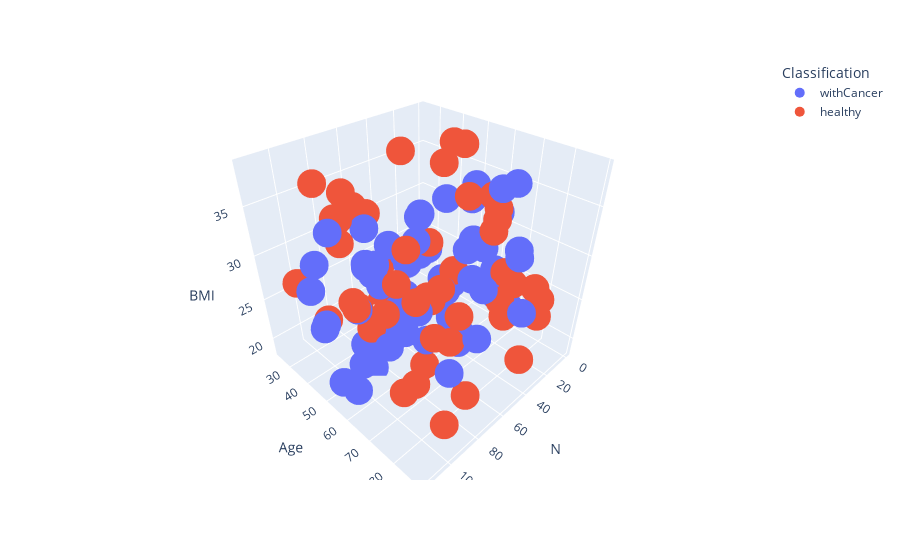
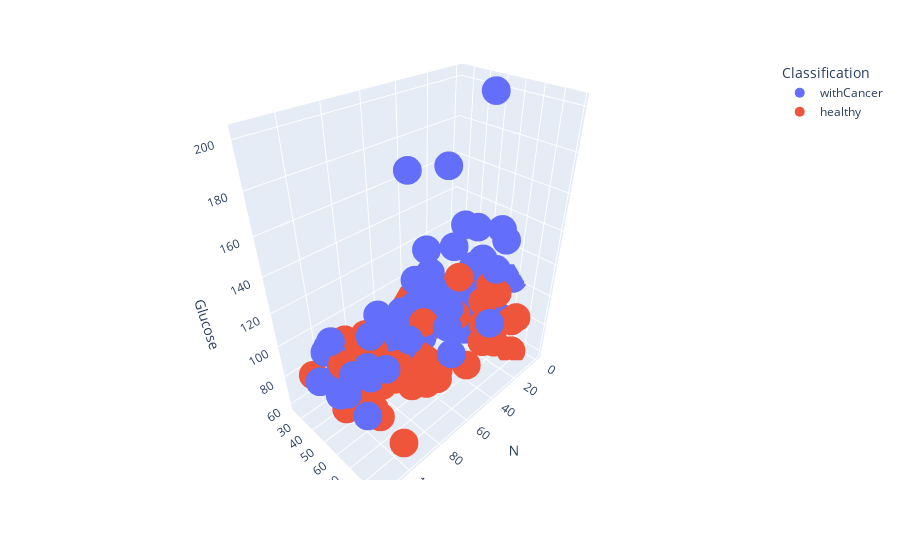
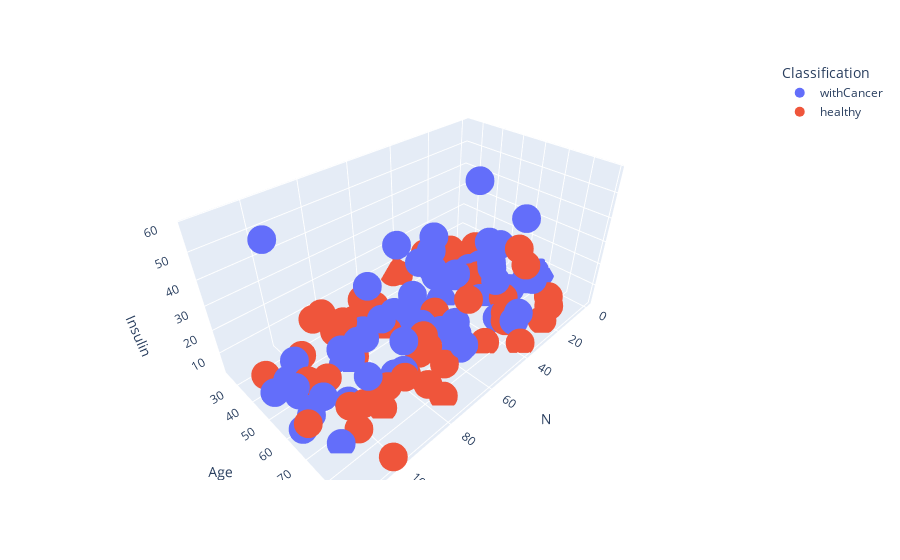
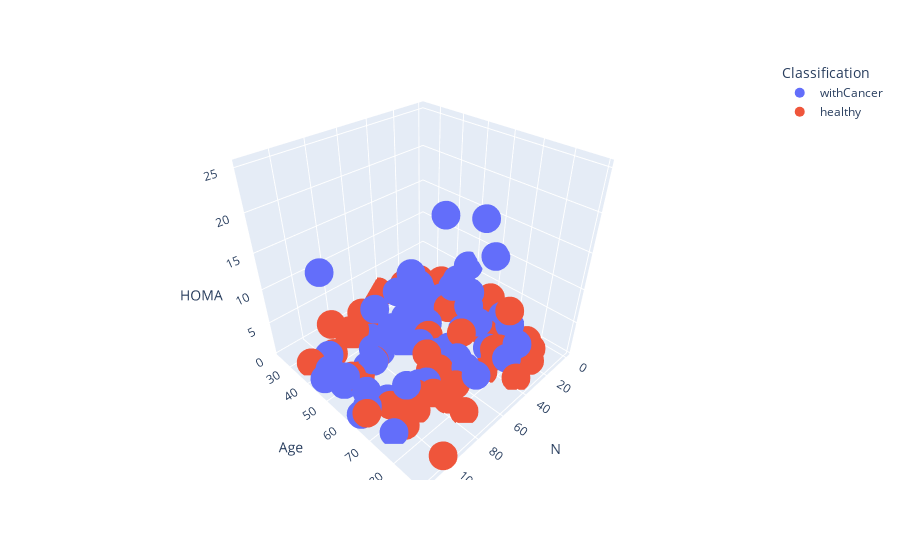

Notebook cell for these charts, in order:
### Markdown cell above
### Recolha de dados

### Code cell
# 64 patients with breast cancer and 52 healthy controls, 116 in total
# 1 - paciente sem cancro, 2 - paciente com cancro

file = pd.read_excel("../Data/dataR2.XLSX")
file = file.sample(frac=1).reset_index(drop=True) #Shuffle data
DataSet = pd.DataFrame(data=file.dropna()) #Remove NaN because of initial empty lines

# Find the indexes where the differente class samples are located
ixHealthy = np.where(DataSet['Classification'] == 1)
ixWithCancer = np.where(DataSet['Classification'] == 2)

# Define classes
Classes = ["healthy","withCancer"]

DataSet['Classification'].iloc[ixHealthy] = Classes[0]
DataSet['Classification'].iloc[ixWithCancer] = Classes[1] 

for w in DataSet.columns:
    for i in DataSet.columns: 
        if w == 'Classification' or i == 'Classification' or w == i:
            continue
        fig = px.scatter_3d(x = DataSet.index, y = DataSet[w], z = DataSet[i], color = DataSet['Classification'], labels=dict(x = "N", y = w, z = i , color = "Classification"))
        #fig = px.scatter_3d(x = CorkStopp["N.1"], y = CorkStopp["ARM"],z = CorkStopp["PRM"],color = CorkStopp['C'], labels=dict(x = "N", y = "ARM", color = "Cork Stoppers"))

        fig.update_traces(marker_size=10)
        fig.show()

### Figure 1 — Plotly figure (JSON) as saved in the notebook; plotly's stock layout.template omitted (floating-point values rounded to 4 significant figures)
{"data": [{"hovertemplate": "Classification=withCancer<br>N=%{x}<br>Age=%{y}<br>BMI=%{z}<extra></extra>", "legendgroup": "withCancer", "marker": {"color": "#636efa", "size": 10, "symbol": "circle"}, "mode": "markers", "name": "withCancer", "scene": "scene", "showlegend": true, "type": "scatter3d", "x": [0, 2, 3, 6, 9, 10, 11, 12, 15, 17, 18, 19, 21, 26, 27, 28, 29, 30, 35, 36, 37, 39, 40, 42, 45, 46, 48, 50, 51, 52, 53, 54, 55, 56, 57, 58, 59, 60, 63, 65, 70, 71, 73, 74, 79, 80, 81, 83, 87, 89, 93, 94, 95, 99, 101, 104, 106, 107, 108, 109, 110, 112, 113, 115], "y": [68, 48, 60, 45, 40, 68, 45, 72, 42, 45, 66, 57, 58, 46, 65, 59, 34, 72, 73, 81, 43, 48, 44, 86, 48, 62, 49, 45, 44, 45, 69, 62, 52, 54, 72, 75, 42, 46, 51, 82, 41, 49, 40, 85, 49, 46, 71, 69, 51, 49, 55, 86, 71, 65, 38, 59, 44, 43, 51, 74, 54, 65, 45, 64], "z": [21.08, 31.25, 31.23, 21.3, 30.84, 35.56, 20.83, 29.14, 21.36, 20.26, 26.56, 34.84, 29.15, 20.83, 29.67, 28.67, 24.24, 25.59, 37.11, 31.64, 26.56, 28.12, 19.56, 27.18, 32.46, 22.66, 32.46, 26.85, 27.89, 23.14, 21.51, 26.84, 30.8, 24.22, 23.62, 30.48, 29.3, 22.21, 22.89, 31.22, 26.67, 20.96, 27.64, 27.69, 29.78, 33.18, 25.51, 28.44, 18.37, 21.37, 31.98, 26.67, 27.92, 32.05, 22.5, 22.83, 24.74, 31.25, 19.13, 28.65, 36.05, 30.92, 29.38, 22.22]}, {"hovertemplate": "Classification=healthy<br>N=%{x}<br>Age=%{y}<br>BMI=%{z}<extra></extra>", "legendgroup": "healthy", "marker": {"color": "#EF553B", "size": 10, "symbol": "circle"}, "mode": "markers", "name": "healthy", "scene": "scene", "showlegend": true, "type": "scatter3d", "x": [1, 4, 5, 7, 8, 13, 14, 16, 20, 22, 23, 24, 25, 31, 32, 33, 34, 38, 41, 43, 44, 47, 49, 61, 62, 64, 66, 67, 68, 69, 72, 75, 76, 77, 78, 82, 84, 85, 86, 88, 90, 91, 92, 96, 97, 98, 100, 102, 103, 105, 111, 114], "y": [44, 36, 45, 61, 78, 29, 82, 48, 64, 66, 85, 50, 76, 76, 32, 75, 76, 86, 25, 24, 66, 77, 54, 60, 34, 29, 75, 47, 69, 66, 34, 83, 77, 68, 35, 35, 49, 76, 28, 71, 69, 43, 73, 69, 51, 38, 67, 89, 75, 53, 36, 66], "z": [20.76, 34.17, 37.04, 32.04, 25.3, 23.01, 23.12, 23.5, 34.53, 31.24, 26.6, 38.58, 27.1, 23.8, 36.51, 25.7, 29.22, 21.11, 22.86, 18.67, 36.21, 35.59, 30.48, 26.35, 31.98, 32.27, 27.3, 22.03, 29.4, 27.7, 21.47, 20.69, 25.9, 21.37, 35.25, 30.28, 22.85, 27.2, 35.86, 30.3, 35.09, 34.42, 22, 32.5, 27.69, 23.34, 29.61, 22.7, 23, 36.79, 28.58, 31.45]}], "layout": {"legend": {"title": {"text": "Classification"}, "tracegroupgap": 0}, "margin": {"t": 60}, "scene": {"domain": {"x": [0, 1], "y": [0, 1]}, "xaxis": {"title": {"text": "N"}}, "yaxis": {"title": {"text": "Age"}}, "zaxis": {"title": {"text": "BMI"}}}}}

### Figure 2 — Plotly figure (JSON) as saved in the notebook; plotly's stock layout.template omitted (floating-point values rounded to 4 significant figures)
{"data": [{"hovertemplate": "Classification=withCancer<br>N=%{x}<br>Age=%{y}<br>Glucose=%{z}<extra></extra>", "legendgroup": "withCancer", "marker": {"color": "#636efa", "size": 10, "symbol": "circle"}, "mode": "markers", "name": "withCancer", "scene": "scene", "showlegend": true, "type": "scatter3d", "x": [0, 2, 3, 6, 9, 10, 11, 12, 15, 17, 18, 19, 21, 26, 27, 28, 29, 30, 35, 36, 37, 39, 40, 42, 45, 46, 48, 50, 51, 52, 53, 54, 55, 56, 57, 58, 59, 60, 63, 65, 70, 71, 73, 74, 79, 80, 81, 83, 87, 89, 93, 94, 95, 99, 101, 104, 106, 107, 108, 109, 110, 112, 113, 115], "y": [68, 48, 60, 45, 40, 68, 45, 72, 42, 45, 66, 57, 58, 46, 65, 59, 34, 72, 73, 81, 43, 48, 44, 86, 48, 62, 49, 45, 44, 45, 69, 62, 52, 54, 72, 75, 42, 46, 51, 82, 41, 49, 40, 85, 49, 46, 71, 69, 51, 49, 55, 86, 71, 65, 38, 59, 44, 43, 51, 74, 54, 65, 45, 64], "z": [102, 199, 131, 102, 128, 131, 74, 83, 93, 92, 89, 95, 139, 88, 85, 77, 92, 82, 134, 100, 101, 90, 114, 138, 99, 92, 134, 92, 99, 116, 112, 100, 87, 86, 105, 152, 98, 86, 103, 100, 97, 94, 103, 196, 70, 92, 112, 108, 105, 78, 92, 201, 104, 97, 95, 98, 106, 103, 93, 88, 119, 97, 90, 98]}, {"hovertemplate": "Classification=healthy<br>N=%{x}<br>Age=%{y}<br>Glucose=%{z}<extra></extra>", "legendgroup": "healthy", "marker": {"color": "#EF553B", "size": 10, "symbol": "circle"}, "mode": "markers", "name": "healthy", "scene": "scene", "showlegend": true, "type": "scatter3d", "x": [1, 4, 5, 7, 8, 13, 14, 16, 20, 22, 23, 24, 25, 31, 32, 33, 34, 38, 41, 43, 44, 47, 49, 61, 62, 64, 66, 67, 68, 69, 72, 75, 76, 77, 78, 82, 84, 85, 86, 88, 90, 91, 92, 96, 97, 98, 100, 102, 103, 105, 111, 114], "y": [44, 36, 45, 61, 78, 29, 82, 48, 64, 66, 85, 50, 76, 76, 32, 75, 76, 86, 25, 24, 66, 77, 54, 60, 34, 29, 75, 47, 69, 66, 34, 83, 77, 68, 35, 35, 49, 76, 28, 71, 69, 43, 73, 69, 51, 38, 67, 89, 75, 53, 36, 66], "z": [86, 80, 83, 85, 60, 82, 91, 70, 95, 82, 96, 106, 110, 118, 87, 94, 83, 92, 82, 88, 101, 76, 90, 103, 87, 84, 85, 84, 89, 90, 78, 92, 85, 77, 90, 84, 92, 94, 87, 102, 101, 89, 97, 93, 77, 75, 79, 77, 83, 101, 86, 90]}], "layout": {"legend": {"title": {"text": "Classification"}, "tracegroupgap": 0}, "margin": {"t": 60}, "scene": {"domain": {"x": [0, 1], "y": [0, 1]}, "xaxis": {"title": {"text": "N"}}, "yaxis": {"title": {"text": "Age"}}, "zaxis": {"title": {"text": "Glucose"}}}}}

### Figure 3 — Plotly figure (JSON) as saved in the notebook; plotly's stock layout.template omitted (floating-point values rounded to 4 significant figures)
{"data": [{"hovertemplate": "Classification=withCancer<br>N=%{x}<br>Age=%{y}<br>Insulin=%{z}<extra></extra>", "legendgroup": "withCancer", "marker": {"color": "#636efa", "size": 10, "symbol": "circle"}, "mode": "markers", "name": "withCancer", "scene": "scene", "showlegend": true, "type": "scatter3d", "x": [0, 2, 3, 6, 9, 10, 11, 12, 15, 17, 18, 19, 21, 26, 27, 28, 29, 30, 35, 36, 37, 39, 40, 42, 45, 46, 48, 50, 51, 52, 53, 54, 55, 56, 57, 58, 59, 60, 63, 65, 70, 71, 73, 74, 79, 80, 81, 83, 87, 89, 93, 94, 95, 99, 101, 104, 106, 107, 108, 109, 110, 112, 113, 115], "y": [68, 48, 60, 45, 40, 68, 45, 72, 42, 45, 66, 57, 58, 46, 65, 59, 34, 72, 73, 81, 43, 48, 44, 86, 48, 62, 49, 45, 44, 45, 69, 62, 52, 54, 72, 75, 42, 46, 51, 82, 41, 49, 40, 85, 49, 46, 71, 69, 51, 49, 55, 86, 71, 65, 38, 59, 44, 43, 51, 74, 54, 65, 45, 64], "z": [6.2, 12.16, 30.13, 13.85, 41.89, 8.15, 4.56, 10.95, 2.999, 3.44, 6.524, 12.55, 16.58, 3.42, 14.65, 3.188, 21.7, 2.82, 5.636, 9.669, 10.55, 2.54, 15.89, 19.91, 28.68, 3.482, 24.89, 3.33, 9.208, 4.902, 6.683, 4.53, 30.21, 3.73, 4.42, 7.01, 4.172, 36.94, 2.74, 18.08, 22.03, 12.3, 2.432, 51.81, 8.396, 5.75, 10.39, 8.808, 6.03, 2.64, 16.64, 41.61, 18.2, 5.73, 5.261, 6.862, 58.46, 4.328, 4.364, 3.012, 11.91, 10.49, 4.713, 5.7]}, {"hovertemplate": "Classification=healthy<br>N=%{x}<br>Age=%{y}<br>Insulin=%{z}<extra></extra>", "legendgroup": "healthy", "marker": {"color": "#EF553B", "size": 10, "symbol": "circle"}, "mode": "markers", "name": "healthy", "scene": "scene", "showlegend": true, "type": "scatter3d", "x": [1, 4, 5, 7, 8, 13, 14, 16, 20, 22, 23, 24, 25, 31, 32, 33, 34, 38, 41, 43, 44, 47, 49, 61, 62, 64, 66, 67, 68, 69, 72, 75, 76, 77, 78, 82, 84, 85, 86, 88, 90, 91, 92, 96, 97, 98, 100, 102, 103, 105, 111, 114], "y": [44, 36, 45, 61, 78, 29, 82, 48, 64, 66, 85, 50, 76, 76, 32, 75, 76, 86, 25, 24, 66, 77, 54, 60, 34, 29, 75, 47, 69, 66, 34, 83, 77, 68, 35, 35, 49, 76, 28, 71, 69, 43, 73, 69, 51, 38, 67, 89, 75, 53, 36, 66], "z": [7.553, 6.59, 6.76, 18.08, 3.508, 5.663, 4.498, 2.707, 4.427, 4.181, 4.462, 6.703, 26.21, 6.47, 14.03, 8.079, 5.376, 3.549, 4.09, 6.107, 15.53, 3.881, 5.537, 5.138, 4.53, 5.81, 5.197, 2.869, 10.7, 6.042, 3.469, 3.115, 4.58, 3.226, 6.817, 4.376, 3.226, 14.07, 8.576, 8.34, 5.646, 23.19, 3.35, 5.43, 3.855, 5.782, 5.819, 4.69, 4.952, 10.18, 4.345, 9.245]}], "layout": {"legend": {"title": {"text": "Classification"}, "tracegroupgap": 0}, "margin": {"t": 60}, "scene": {"domain": {"x": [0, 1], "y": [0, 1]}, "xaxis": {"title": {"text": "N"}}, "yaxis": {"title": {"text": "Age"}}, "zaxis": {"title": {"text": "Insulin"}}}}}

### Figure 4 — Plotly figure (JSON) as saved in the notebook; plotly's stock layout.template omitted (floating-point values rounded to 4 significant figures)
{"data": [{"hovertemplate": "Classification=withCancer<br>N=%{x}<br>Age=%{y}<br>HOMA=%{z}<extra></extra>", "legendgroup": "withCancer", "marker": {"color": "#636efa", "size": 10, "symbol": "circle"}, "mode": "markers", "name": "withCancer", "scene": "scene", "showlegend": true, "type": "scatter3d", "x": [0, 2, 3, 6, 9, 10, 11, 12, 15, 17, 18, 19, 21, 26, 27, 28, 29, 30, 35, 36, 37, 39, 40, 42, 45, 46, 48, 50, 51, 52, 53, 54, 55, 56, 57, 58, 59, 60, 63, 65, 70, 71, 73, 74, 79, 80, 81, 83, 87, 89, 93, 94, 95, 99, 101, 104, 106, 107, 108, 109, 110, 112, 113, 115], "y": [68, 48, 60, 45, 40, 68, 45, 72, 42, 45, 66, 57, 58, 46, 65, 59, 34, 72, 73, 81, 43, 48, 44, 86, 48, 62, 49, 45, 44, 45, 69, 62, 52, 54, 72, 75, 42, 46, 51, 82, 41, 49, 40, 85, 49, 46, 71, 69, 51, 49, 55, 86, 71, 65, 38, 59, 44, 43, 51, 74, 54, 65, 45, 64], "z": [1.56, 5.97, 9.736, 3.485, 13.23, 2.634, 0.8324, 2.242, 0.688, 0.7807, 1.432, 2.94, 5.685, 0.7424, 3.071, 0.6055, 4.924, 0.5704, 1.863, 2.385, 2.63, 0.5639, 4.468, 6.777, 7.003, 0.7902, 8.226, 0.7557, 2.249, 1.403, 1.846, 1.117, 6.483, 0.7913, 1.145, 2.628, 1.009, 7.836, 0.6961, 4.459, 5.272, 2.853, 0.6179, 25.05, 1.45, 1.305, 2.872, 2.346, 1.562, 0.5079, 3.775, 20.63, 4.669, 1.371, 1.233, 1.659, 15.29, 1.1, 1.001, 0.6538, 3.496, 2.51, 1.046, 1.378]}, {"hovertemplate": "Classification=healthy<br>N=%{x}<br>Age=%{y}<br>HOMA=%{z}<extra></extra>", "legendgroup": "healthy", "marker": {"color": "#EF553B", "size": 10, "symbol": "circle"}, "mode": "markers", "name": "healthy", "scene": "scene", "showlegend": true, "type": "scatter3d", "x": [1, 4, 5, 7, 8, 13, 14, 16, 20, 22, 23, 24, 25, 31, 32, 33, 34, 38, 41, 43, 44, 47, 49, 61, 62, 64, 66, 67, 68, 69, 72, 75, 76, 77, 78, 82, 84, 85, 86, 88, 90, 91, 92, 96, 97, 98, 100, 102, 103, 105, 111, 114], "y": [44, 36, 45, 61, 78, 29, 82, 48, 64, 66, 85, 50, 76, 76, 32, 75, 76, 86, 25, 24, 66, 77, 54, 60, 34, 29, 75, 47, 69, 66, 34, 83, 77, 68, 35, 35, 49, 76, 28, 71, 69, 43, 73, 69, 51, 38, 67, 89, 75, 53, 36, 66], "z": [1.6, 1.3, 1.384, 3.79, 0.5192, 1.145, 1.01, 0.4674, 1.037, 0.8457, 1.057, 1.753, 7.112, 1.883, 3.01, 1.873, 1.101, 0.8054, 0.8273, 1.33, 3.87, 0.7276, 1.229, 1.305, 0.9721, 1.204, 1.09, 0.59, 2.35, 1.341, 0.6674, 0.7069, 0.9603, 0.6127, 1.513, 0.9067, 0.7321, 3.262, 1.84, 2.098, 1.407, 5.092, 0.8015, 1.246, 0.7322, 1.07, 1.134, 0.8908, 1.014, 2.535, 0.9217, 2.052]}], "layout": {"legend": {"title": {"text": "Classification"}, "tracegroupgap": 0}, "margin": {"t": 60}, "scene": {"domain": {"x": [0, 1], "y": [0, 1]}, "xaxis": {"title": {"text": "N"}}, "yaxis": {"title": {"text": "Age"}}, "zaxis": {"title": {"text": "HOMA"}}}}}
